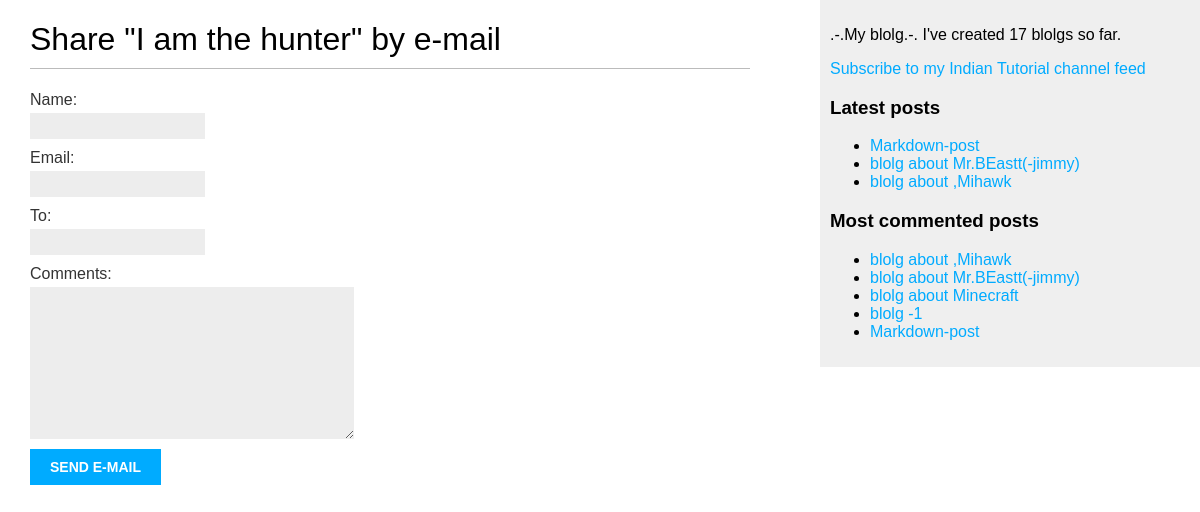
/blolg/2/share/, run on the app's committed database.
### blolg/models.py (models this page shows, shortened)
class Post(models.Model):
    class Status(models.TextChoices):
        DRAFT = 'DF', 'Draft'
        PUBLISHED = 'PB', 'Published'
    title = models.CharField(max_length=250)
    slug = models.SlugField(max_length=250, unique_for_date='publish')
    author = models.ForeignKey(User, on_delete=models.CASCADE, related_name='blog_posts')
    body = models.TextField()
    publish = models.DateTimeField(default=timezone.now)
    created = models.DateTimeField(auto_now_add=True)
    updated = models.DateTimeField(auto_now=True)
    status = models.CharField(max_length=2, choices=Status.choices, default=Status.DRAFT)
    tags = TaggableManager()
    objects = models.Manager()
    published = PublishedManager()
    class Meta:
        ordering = ['-publish']
        indexes = [
            models.Index(fields=['-publish']),
            ]
    def get_absolute_url(self):
        return reverse('blolg:post_detail', args=[self.publish.year, self.publish.month, self.publish.day, self.slug])

### blolg/views.py (the view)
# urls.py: path('<int:post_id>/share/', post_share, name='post_share'),
def post_share(request, post_id):
    post = get_object_or_404(Post, id=post_id, status=Post.Status.PUBLISHED)
    sent = False
    if request.method == 'POST':
        form = EmailPostForm(request.POST)
        if form.is_valid():
            cd = form.cleaned_data
            post_url = request.build_absolute_uri(post.get_absolute_url())
            subject = f"{cd['name']} recommends you read " \
                      f"{post.title}"
            message = f"Read {post.title} at {post_url}\n\n {cd['name']}\'s comments: {cd['comments']}"
            html_message = render_to_string("blolg/email.html", {
                "post": post,
                "post_url": post_url,
                "name": cd['name'],
                "comments": cd['comments']
            })
            send_mail(subject, message, 'ivan123reactions@gmail.com', [cd['to']], html_message=html_message)
            sent = True
    else:
        form = EmailPostForm()
    return render(request, 'blolg/post/share.html', {'post': post, 'form': form})

### blolg/forms.py
class EmailPostForm(forms.Form):
    name = forms.CharField(max_length=25)
    email = forms.EmailField()
    to = forms.EmailField()
    comments = forms.CharField(required=False, widget=forms.Textarea)

### blolg/models.py (called while the page is built)
    def get_queryset(self):
        return super().get_queryset().filter(status=Post.Status.PUBLISHED)

### blolg/templatetags/blolg_tags.py (called while the page is built)
@register.simple_tag
def total_posts():
    return Post.published.count()

@register.inclusion_tag('blolg/post/latest_posts.html')
def show_latest_posts(count=5):
    latest_posts = Post.published.order_by('-publish')[:count]
    return {'latest_posts': latest_posts}

@register.simple_tag
def get_most_commented_posts(count=5):
    return Post.published.annotate(total_comments=Count('comments')).order_by('-total_comments')[:count]

### blolg/templates/blolg/post/share.html (shortened to what this page needs)
{% extends "blolg/base.html" %}
{% block content %}
{% if sent %}
<h1>E-mail successfully sent</h1>
<p>
    "{{ post.title }}" was successfully sent
    to {{ form.cleaned_data.to }}.
</p>
{% else %}
<h1>Share "{{ post.title }}" by e-mail</h1>
<form method="post">
    {{ form.as_p }}
    <input type="submit" value="Send e-mail">
</form>
{% endif %}
{% endblock %}

### blolg/templates/blolg/base.html (shortened to what this page needs)
{% load blolg_tags %}
{% load static %}
<!DOCTYPE html>
<html lang="en">
<head>
    <link rel="stylesheet" href="{% static 'css/style.css' %}">
</head>
<body>
    <div id="content">
        {% block content %}
        {% endblock %}
    </div>
    <div id="sidebar">
        <p>
            .-.My blolg.-.
            I've created {% total_posts %} blolgs so far.
        </p>
        <p>
            <a href="{% url "blolg:post_feed" %}">
                Subscribe to my Indian Tutorial channel feed
            </a>
        </p>
        <h3>Latest posts</h3>
        {% show_latest_posts 3 %}
        <h3>Most commented posts</h3>
        {% get_most_commented_posts as most_commented_posts %}
        <ul>
            {% for post in most_commented_posts %}
            <li>
                <a href="{{ post.get_absolute_url }}">{{ post.title }}</a>
            </li>
            {% endfor %}
        </ul>
    </div>
</body>
</html>

### blolg/templates/blolg/post/latest_posts.html
<ul>
    {% for post in latest_posts %}
    <li>
        <a href="{{ post.get_absolute_url }}">{{ post.title }}</a>
    </li>
    {% endfor %}
</ul>

### blolg/static/css/style.css (style rules this page uses)
body { margin:0; padding:0; font-family:helvetica, sans-serif; }
a { color:#00abff; text-decoration:none; }
h1 { font-weight:normal; border-bottom:1px solid #bbb; padding:0 0 10px 0; }
#content { float:left; width:60%; padding:0 0 0 30px; }
#sidebar { float:right; width:30%; padding:10px; background:#efefef; height:100%; }
label { float:left; clear:both; color:#333; margin-bottom:4px; }
input, textarea { clear:both; float:left; margin:0 0 10px; background:#ededed; border:0; padding:6px 10px; font-size:12px; }
input[type=submit] { font-weight:bold; background:#00abff; color:#fff; padding:10px 20px; font-size:14px; text-transform:uppercase; }

### data on the page
Post: title "I am the hunter"
Post: title "Markdown-post"
Post: title "blolg about Mr.BEastt(-jimmy)"
Post: title "blolg about ,Mihawk"
Post: title "blolg about Minecraft"
Post: title "blolg -1"
